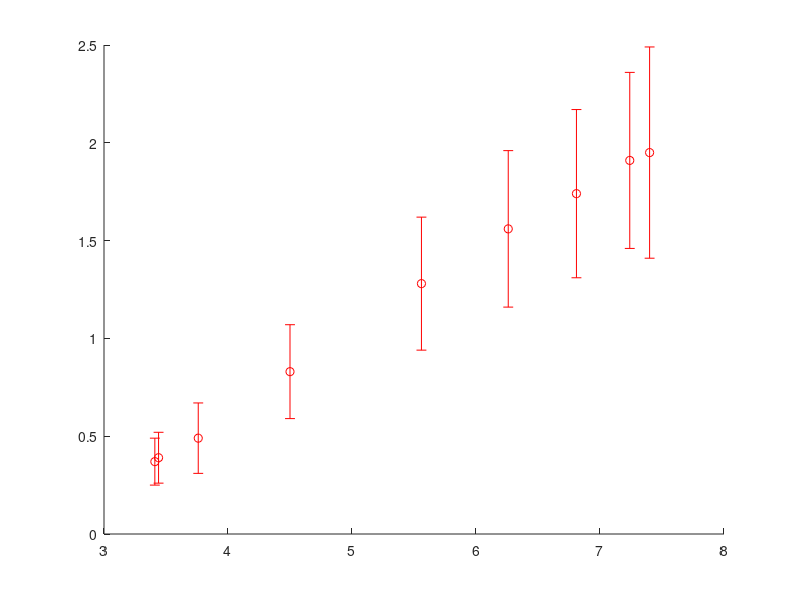

Reproduce this figure in MATLAB. (Note: this script raises an error after producing the figure.)
%The purpose of this function is to estimate the fat ratio in the newly
%formed tissue. I.e. the deltaFat/deltaBiomass.

fatModelPolly = 3;

dataMW = load('maleWeight.txt');
dataMW = dataMW(1:185,:);
dataFat = load('multiCenterData.txt');
dataTime = dataFat(:,1);
dataFat = dataFat(:,2:end);
dataFat = dataFat/1000;

allWeight = dataMW(:,2);


weight = dataFat(:,1);
realFat = dataFat(:,2);
realDeviation = dataFat(:,3);
fatPercent = realFat./weight;
fatPercentDiv = realDeviation./weight;

fatModelParam = polyfit(weight, realFat, fatModelPolly);

fatModel = zeros(length(dataMW(:,2)), 1); %;interp1q(weight, realFat, dataMW(:,2));

for i = 1:length(fatModelParam)
    iPoly = length(fatModelParam) - i;
    fatModel = fatModel + fatModelParam(i) * dataMW(:,2).^(iPoly);
end
    
close all
figure()
hold all
errorbar(weight, realFat, realDeviation, 'ro', 'linewidth', 2);
plot(dataMW(:,2), fatModel, 'k--', 'linewidth', 2);

legend('Data', 'Model', 'location', 'se')

xlabel('Weight (kg)')
ylabel('Fat (kg)')

figure()
hold all
plot(dataTime*30.2, fatPercent, 'ro', 'linewidth', 2);
plot(dataTime*30.2, [fatPercent + fatPercentDiv, fatPercent - fatPercentDiv], 'rx', 'linewidth', 2);
plot(dataMW(:,1), fatModel./dataMW(:,2),  'linewidth', 2);
ylim([0 0.4])
deltaFat = diff(fatModel);
deltaWeight = diff(allWeight);

figure()
plot(deltaFat)

figure()
deltaFM = deltaFat./deltaWeight;
deltaLM = 1- deltaFM;
deltaW = deltaLM * 0.8;
deltaP = 1 - deltaFM - deltaW;
plot(dataMW(2:end,1), [deltaW+deltaP, deltaFM], 'linewidth', 3)
legend('leanmass', 'fat', 'location', 'se');
weightPercentModel = deltaFat./deltaWeight;
ylim([0 1])
xlabel('Day')
ylabel('Ratio in tissue formed')

[dataMW(2:end,1) weightPercentModel]  

%[dataMW(:,1) dataMW(:,2)]  
%[dataMW(:,1) fatModel]  
[dataMW(:,1) fatModel]  
